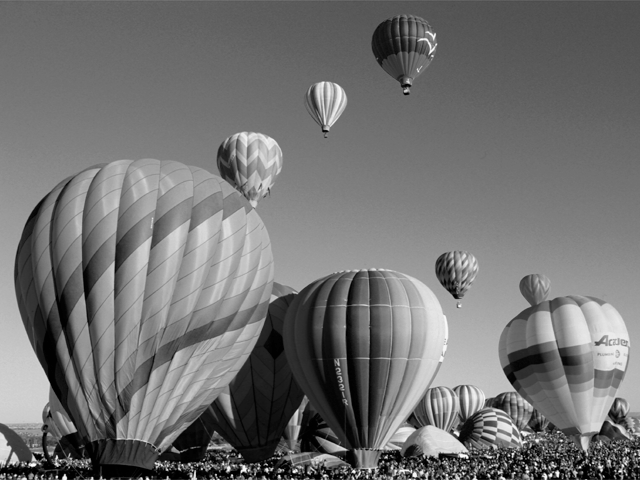
//> input picture images/balloons.bmp, 640 x 480 px
$ ./main   (built with g++ and OpenCV 4)
//> lines starting //> are read from the running program, lines starting //| are printed output that depends on the picture
//> further down, source is the input picture: 480 rows x 640 cols, CV_8UC1; min 0, max 255, mean 113.7
### src/lab8.h
//
// Created by barna on 4/29/2025.
//

#ifndef LAB8_PROJECT_H
#define LAB8_PROJECT_H
#include <opencv2/opencv.hpp>
using namespace std;
using namespace cv;

void nearestNeighborResize(const Mat& src, Mat& dst, double scale_x, double scale_y);

void bilinearResize(const Mat& src, Mat& dst, double scale_x, double scale_y);

float cubicInterpolate(float p[4], float x);

void bicubicResize(const Mat& src, Mat& dst, double scale_x, double scale_y);

void gaussianInterpolation(const Mat& src, Mat& dst, double scale_x, double scale_y, double sigma);

float gaussianKernel(int x, int y, double sigma);

void testResizeFunctions(const Mat& source);

#endif //LAB8_PROJECT_H

### src/lab8.cpp
//
// Created by barna on 4/29/2025.
//

#include "lab8.h"
#include <opencv2/opencv.hpp>
using namespace std;
using namespace cv;
#include <algorithm>
#include <vector>
#include <cmath>
#include <iostream>

// INFO:
    // static_cast<int> e folosit ca sa transformam un numar real in intreg
    // am nevoie de indexi intregi ca sa accesez pixelii din matrice

void nearestNeighborResize(const Mat& src, Mat& dst, double scale_x, double scale_y) {
//> called with scale_x = 0.5, scale_y = 0.5

    // calc noile dimensiuni ale imagii, practic factorul de redimensionare il dau ca si parametru pentru
    // scale_x si scale_y ca sa pot calcula dimensiunea noii imagini
    int new_width = static_cast<int>(src.cols * scale_x);
//> new_width = 320
    int new_height = static_cast<int>(src.rows * scale_y);
//> new_height = 240

    // dupa care initializez matricea destinatie cu noile dimensiuni
    dst = Mat(new_height, new_width, src.type());

    int channels = src.channels(); // nr de canale: 1 pentru grayscale, 3 pentru RGB
//> channels = 1

    // acum parcurg pixel cu pixel noua imagine
    // merg INVERS, adica prima data parcurg imaginea noua si dupa merg la cea veche
    for (int y = 0; y < new_height; ++y) {
        for (int x = 0; x < new_width; ++x) {
            // pentru fiecare pixel calculez pozitia din imaginea anterioata
            int orig_x = static_cast<int>(round(x / scale_x)); // calc coloana pixelului corespunzator din original
            int orig_y = static_cast<int>(round(y / scale_y)); // calc linia (randul) pixelului corespunzator din original

            // ma asiguri ca nu depasesc cadranul imaginii
            // daca x = 19 in imaginea marita (20 pixeli), orig_x = round(19 / 2.0) = 10
            // dar imaginea originala are index maxim 9 → risc sa ies din matrice
            // de asta folosesc min(orig_x, cols - 1) ca sa raman in limitele imaginii
            orig_x = min(orig_x, src.cols - 1);
            orig_y = min(orig_y, src.rows - 1);

            // setez noua val a pixelului in imaginea redimensionata
            if (channels == 1) {
                // imagine grayscale: copiem direct pixelul
                dst.at<uchar>(y, x) = src.at<uchar>(orig_y, orig_x);
            } else {
                // imagine color: copiem vectorul de 3 valori (B,G,R)
                Vec3b pixel = src.at<Vec3b>(orig_y, orig_x);
                dst.at<Vec3b>(y, x) = pixel;
            }
        }
    }
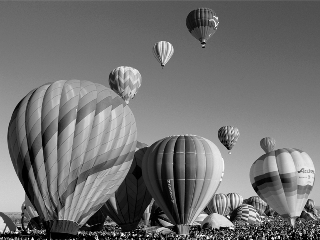
//> dst: 240 rows x 320 cols, CV_8UC1; min 0, max 253, mean 113.7
}

void bilinearResize(const Mat& src, Mat& dst, double scale_x, double scale_y) {
//> called with scale_x = 0.5, scale_y = 0.5
    // calculez noile dimensiuni in functie de factorii de scalare
    int new_width = static_cast<int>(src.cols * scale_x);
//> new_width = 320
    int new_height = static_cast<int>(src.rows * scale_y);
//> new_height = 240

    // initializez imaginea destinatie cu dimensiunile noi
    dst = Mat(new_height, new_width, src.type());

    int channels = src.channels();
//> channels = 1

    // parcurg fiecare pixel din imaginea redimensionata
    for (int y = 0; y < new_height; ++y) {
        for (int x = 0; x < new_width; ++x) {
            // aflu pozitia reala corespunzatoare in imaginea originala
            float gx = x / scale_x;
            float gy = y / scale_y;

            // calculez coltul stanga sus al patratului din care fac media
            int x1 = static_cast<int>(gx);
            int y1 = static_cast<int>(gy);

            // calculez coltul dreapta jos, fara sa ies din matrice
            int x2 = std::min(x1 + 1, src.cols - 1);
            int y2 = std::min(y1 + 1, src.rows - 1);

            // calculez distantele de la punctul real pana la x1 si y1
            float dx = gx - x1;
            float dy = gy - y1;

            if (channels == 1) {
                // extrag cei 4 pixeli vecini
                uchar p1 = src.at<uchar>(y1, x1); // stanga sus
                uchar p2 = src.at<uchar>(y1, x2); // dreapta sus
                uchar p3 = src.at<uchar>(y2, x1); // stanga jos
                uchar p4 = src.at<uchar>(y2, x2); // dreapta jos

                // aplic formula de interpolare biliniara
                // practic fac o medie ponderata a celor 4 pixeli vecini in functie de distanta fata de punctul rea
                float value = (1 - dx) * (1 - dy) * p1 +
                              dx * (1 - dy) * p2 +
                              (1 - dx) * dy * p3 +
                              dx * dy * p4;

                // salvez rezultatul in imaginea finala
                dst.at<uchar>(y, x) = static_cast<uchar>(value);
            } else {
                // pt fiecare canal RGB separat
                Vec3b p1 = src.at<Vec3b>(y1, x1);
                Vec3b p2 = src.at<Vec3b>(y1, x2);
                Vec3b p3 = src.at<Vec3b>(y2, x1);
                Vec3b p4 = src.at<Vec3b>(y2, x2);

                Vec3b value;
                for (int c = 0; c < 3; ++c) {
                    float v = (1 - dx) * (1 - dy) * p1[c] +
                              dx * (1 - dy) * p2[c] +
                              (1 - dx) * dy * p3[c] +
                              dx * dy * p4[c];
                    value[c] = static_cast<uchar>(v);
                }
                dst.at<Vec3b>(y, x) = value;
            }
        }
    }
}

float cubicInterpolate(float p[4], float x) {
    // formula de interpolare cubica o folosesc pentru a calcula valoarea unui pixel
    // pe baza valorilor celor patru pixeli vecini
    return p[1] + 0.5f * x * (p[2] - p[0] +
                              x * (2.0f*p[0] - 5.0f*p[1] + 4.0f*p[2] - p[3] +
                                   x * (3.0f*(p[1] - p[2]) + p[3] - p[0])));
}

void bicubicResize(const Mat& src, Mat& dst, double scale_x, double scale_y) {
//> called with scale_x = 0.5, scale_y = 0.5
    // calculez noile dimensiuni ale imaginii dupa redimensionare
    int new_width = static_cast<int>(src.cols * scale_x);
//> new_width = 320
    int new_height = static_cast<int>(src.rows * scale_y);
//> new_height = 240

    // creez o noua imagine cu noile dimensiuni
    dst = Mat(new_height, new_width, src.type());

    int channels = src.channels();
//> channels = 1

    // parcurg fiecare pixel al imaginii redimensionate
    for (int y = 0; y < new_height; ++y) {
        for (int x = 0; x < new_width; ++x) {
            // calculez coordonatele reale in imaginea sursa
            float gx = x / scale_x;
            float gy = y / scale_y;

            // pozitia pixelului in imaginea sursa la care vreau sa aplic interpolarea
            int x_int = static_cast<int>(gx);
            int y_int = static_cast<int>(gy);

            // diferenta fata de coordonatele intregi pt a face interpolare
            float dx = gx - x_int;
            float dy = gy - y_int;

            if (channels == 1) {
                // folosesc 4 valori de pixeli pentru interpolare pe coloana
                float col[4];
                for (int i = -1; i <= 2; ++i) {
                    float p[4];
                    for (int j = -1; j <= 2; ++j) {
                        // calc indecsii valizi pentru imagine
                        int xi = min(max(x_int + j, 0), src.cols - 1);
                        int yi = min(max(y_int + i, 0), src.rows - 1);

                        // si aici salvez valorile pixelilor pt interpolare
                        p[j + 1] = static_cast<float>(src.at<uchar>(yi, xi));
                    }
                    // aplic interpolarea cubica pe fiecare coloana
                    col[i + 1] = cubicInterpolate(p, dx);
                }
                // aplic interpolarea cubica pe rezultate pt a obtine valoarea finala
                float value = cubicInterpolate(col, dy);
                // ma asigur ca valoarea pixelului este in intervalul 0-255
                dst.at<uchar>(y, x) = static_cast<uchar>(min(max(value, 0.0f), 255.0f));
            } else {
                // bicubic pe fiecare canal RGB separat
                Vec3b value;
                for (int c = 0; c < 3; ++c) {
                    float col[4];
                    for (int i = -1; i <= 2; ++i) {
                        float p[4];
                        for (int j = -1; j <= 2; ++j) {
                            int xi = min(max(x_int + j, 0), src.cols - 1);
                            int yi = min(max(y_int + i, 0), src.rows - 1);
                            p[j + 1] = static_cast<float>(src.at<Vec3b>(yi, xi)[c]);
                        }
                        col[i + 1] = cubicInterpolate(p, dx);
                    }
                    float val = cubicInterpolate(col, dy);
                    value[c] = static_cast<uchar>(min(max(val, 0.0f), 255.0f));
                }
                dst.at<Vec3b>(y, x) = value;
            }
        }
    }
}

// functia pt calcularea valorii kernelului Gaussian
float gaussianKernel(int x, int y, double sigma) {
    // functia gaussiana o folosesc pt a calcula greutatea fiecarui pixel pe baza distantei fata de punctul central
    return exp(-(x * x + y * y) / (2 * sigma * sigma));
}

void gaussianInterpolation(const Mat& src, Mat& dst, double scale_x, double scale_y, double sigma) {
//> called with scale_x = 0.5, scale_y = 0.5, sigma = 1
    int new_width = static_cast<int>(src.cols * scale_x);
//> new_width = 320
    int new_height = static_cast<int>(src.rows * scale_y);
//> new_height = 240

    dst = Mat(new_height, new_width, src.type());

    int channels = src.channels();
//> channels = 1

    for (int y = 0; y < new_height; ++y) {
        for (int x = 0; x < new_width; ++x) {
            // calculez coordonatele reale
            float gx = x / scale_x;
            float gy = y / scale_y;

            // calc pozitia intrega a pixelului in imaginea sursa
            int x_int = static_cast<int>(gx);
            int y_int = static_cast<int>(gy);

            // parametrii pt a ma asigura ca nu depasesc limitele imaginii
            // acel + sau -1 este de fapt raza zonei vecine si momentan inseamna ca folosesc un kernel de 3x3, deci daca
            // modific aceste valori pot sa extind sau sa restrang zona
            // regula este sa foloesc - la start_x si start_y si + la end_x si end_y, pt ca altfel imaginea va fi
            // distorsionata sau uniforma => interpolare gresita

            // practic daca in loc de 1 folosesc 3 sau alta cifra, practic cresc zona de vecini de la 3x3 la 7x7
            // deci pixelul nou devine o medie ponderata mai mare
            // imaginea poate deveni mai neteda sau mai blurata, adica detaliile vor fii intinse mai mult, dar
            // se poate pierde si din claritate la text
            int start_x = std::max(x_int - 1, 0);
            int end_x = std::min(x_int + 1, src.cols - 1);
            int start_y = std::max(y_int - 1, 0);
            int end_y = std::min(y_int + 1, src.rows - 1);

            if (channels == 1) {
                float weighted_sum = 0.0f;
                float total_weight = 0.0f;

                // calculez suma ponderata a pixelilor vecini
                for (int dy = start_y; dy <= end_y; ++dy) {
                    for (int dx = start_x; dx <= end_x; ++dx) {
                        // calc greutatea fiecarui pixel folosind functia gaussiana
                        float weight = gaussianKernel(dx - x_int, dy - y_int, sigma);
                        weighted_sum += src.at<uchar>(dy, dx) * weight;
                        total_weight += weight;
                    }
                }

                // calculez valoarea finala a pixelului
                dst.at<uchar>(y, x) = static_cast<uchar>(weighted_sum / total_weight);
            } else {
                Vec3f weighted_sum(0.0f, 0.0f, 0.0f);
                float total_weight = 0.0f;
                for (int dy = start_y; dy <= end_y; ++dy) {
                    for (int dx = start_x; dx <= end_x; ++dx) {
                        float weight = gaussianKernel(dx - x_int, dy - y_int, sigma);
                        Vec3b pixel = src.at<Vec3b>(dy, dx);
                        // calc suma ponderata pe fiecare canal
                        weighted_sum[0] += pixel[0] * weight;
                        weighted_sum[1] += pixel[1] * weight;
                        weighted_sum[2] += pixel[2] * weight;
                        total_weight += weight;
                    }
                }
                Vec3b result;
                for (int c = 0; c < 3; ++c) {
                    result[c] = static_cast<uchar>(weighted_sum[c] / total_weight);
                }
                dst.at<Vec3b>(y, x) = result;
            }
        }
    }
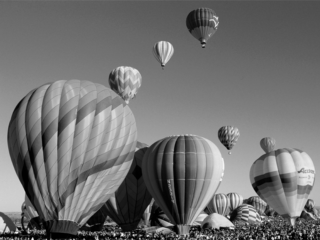
//> dst: 240 rows x 320 cols, CV_8UC1; min 0, max 246, mean 113.3
}

// functie pt calculul RMSE
double computeRMSE(const Mat& img1, const Mat& img2) {
    Mat diff;
    absdiff(img1, img2, diff);
    diff.convertTo(diff, CV_32F);
    diff = diff.mul(diff);

    Scalar sumSq = sum(diff);
    double rmse = sqrt(sumSq[0] / (img1.total()));
    return rmse;
}

void testResizeFunctions(const Mat& source) {
    // un vector cu factorii de scalare pe care ii testam
    vector<double> scale_factors = {0.5, 1.0, 2.0};

    // un vector cu valorile sigma folosite la interpolarea Gaussian ca sa vedem cum se comporat pt fiecare factor
    // cu cat factorul sigma este mai mare cu atat imaginea este mai neclara
    vector<double> sigma_values = {0.5, 1.0, 2.0};

    // pt fiecare factor de scalare testez toate metodele de redimensionare
    for (double scale_factor : scale_factors) {
        // timpii de exectutie pentru fiecare metoda in functie de factorii respectivi vor aparea in terminal
        cout << "----------------------------------------" << endl;
        cout << "Testare pentru scale factor = " << scale_factor << endl;

        // matrici pentru imaginile rezultate pt cele 3 metode, deoarece pt gausiana vom avea alt for deoarece vom testa
        // pe 3 valori ale parametrului sigma
        Mat resized_nn, resized_bilinear, resized_bicubic;

        // add comentariu
        Mat ocv_nn, ocv_bilinear, ocv_bicubic;

        int start, end;
        double duration;

        // -------------Nearest Neighbor Interpolation--------------

        // getTickCount()-este o metoda din OpenCV care masoara unitatile de timp interne de cand a inceput contorul de timp al sistemului
        // pe scurt, cu ajutorul acestei functii incep sa masor timpul de executie
        start = getTickCount();

        // aici apelez metoda de interpolare a celui mai apropiat vecin implementata mai sus pt a doua faza a proiectului
        nearestNeighborResize(source, resized_nn, scale_factor, scale_factor);

        // getTickCount-obtin nr de timpi interni la finalul functiei de redimensionare
        end = getTickCount();

        // calculez timpul de executie in secunde al algoritmului, unde:
        // (end - start) este nr de timpi in timpul executiei
        // getTickFrequency()-returneaza cati timpi are un secunda, deci impartind obtin timpul in secunde
        duration = (end - start) / getTickFrequency();
        cout << "Custom NN time: " << duration << " sec" << endl;

        resize(source, ocv_nn, Size(), scale_factor, scale_factor, INTER_NEAREST);
        double psnr_nn = PSNR(resized_nn, ocv_nn);
        double rmse_nn = computeRMSE(resized_nn, ocv_nn);
        cout << "NN PSNR vs OpenCV: " << psnr_nn << " dB | RMSE: " << rmse_nn << endl;

        imwrite("nn_custom_" + to_string(scale_factor) + ".png", resized_nn);
        imwrite("nn_opencv_" + to_string(scale_factor) + ".png", ocv_nn);

        // ---------- Bilinear ----------
        start = getTickCount();
        bilinearResize(source, resized_bilinear, scale_factor, scale_factor);
        end = getTickCount();
        duration = (end - start) / getTickFrequency();
        cout << "Custom Bilinear time: " << duration << " sec" << endl;

        resize(source, ocv_bilinear, Size(), scale_factor, scale_factor, INTER_LINEAR);
        double psnr_bilinear = PSNR(resized_bilinear, ocv_bilinear);
        double rmse_bilinear = computeRMSE(resized_bilinear, ocv_bilinear);
        cout << "Bilinear PSNR vs OpenCV: " << psnr_bilinear << " dB | RMSE: " << rmse_bilinear << endl;

        imwrite("bilinear_custom_" + to_string(scale_factor) + ".png", resized_bilinear);
        imwrite("bilinear_opencv_" + to_string(scale_factor) + ".png", ocv_bilinear);

        // ---------- Bicubic ----------
        start = getTickCount();
        bicubicResize(source, resized_bicubic, scale_factor, scale_factor);
        end = getTickCount();
        duration = (end - start) / getTickFrequency();
        cout << "Custom Bicubic time: " << duration << " sec" << endl;

        resize(source, ocv_bicubic, Size(), scale_factor, scale_factor, INTER_CUBIC);
        double psnr_bicubic = PSNR(resized_bicubic, ocv_bicubic);
        double rmse_bicubic = computeRMSE(resized_bicubic, ocv_bicubic);
        cout << "Bicubic PSNR vs OpenCV: " << psnr_bicubic << " dB | RMSE: " << rmse_bicubic << endl;

        imwrite("bicubic_custom_" + to_string(scale_factor) + ".png", resized_bicubic);
        imwrite("bicubic_opencv_" + to_string(scale_factor) + ".png", ocv_bicubic);

        // ---------- Gaussian ----------
        for (double sigma : sigma_values) {
            Mat resized_gauss;
            start = getTickCount();
            gaussianInterpolation(source, resized_gauss, scale_factor, scale_factor, sigma);
            end = getTickCount();
            duration = (end - start) / getTickFrequency();
            cout << "Gaussian time (sigma=" << sigma << "): " << duration << " sec" << endl;
            imwrite("gaussian_scale_" + to_string(scale_factor) + "_sigma_" + to_string(sigma) + ".png", resized_gauss);

            // Comparatie cu OpenCV: blur + resize bilinear (echivalent aproximativ) pt ca opencv nu are flag pt interpolarea gaussiana
            Mat ocv_blurred, ocv_simulated;
            GaussianBlur(source, ocv_blurred, Size(0, 0), sigma);
            resize(ocv_blurred, ocv_simulated, Size(), scale_factor, scale_factor, INTER_LINEAR);

            // Calculeaza metricile
            double psnr = PSNR(resized_gauss, ocv_simulated);
            double rmse = computeRMSE(resized_gauss, ocv_simulated);
            cout << "PSNR Gaussian vs OpenCV simulation: " << psnr << endl;
            cout << "RMSE Gaussian vs OpenCV simulation: " << rmse << endl;
        }
    }
//> this loop made 3 passes
//> (psnr_nn, sumSq in computeRMSE, rmse in computeRMSE, rmse_nn, psnr_bilinear, sumSq in computeRMSE (second call), rmse in computeRMSE (second call), rmse_bilinear) on passes 1 to 3: (361.2, Scalar(0), 0, 0, 28.19, Scalar(7573789), 9.93, 9.93), (361.2, Scalar(0), 0, 0, 361.2, Scalar(0), 0, 0), (25.14, Scalar(244746896), 14.11, 14.11, 34.24, Scalar(30098525), 4.95, 4.95)
//| NN PSNR vs OpenCV: 361.202 dB | RMSE: 0
//| Bilinear PSNR vs OpenCV: 28.1913 dB | RMSE: 9.93061
//| Bicubic PSNR vs OpenCV: 27.685 dB | RMSE: 10.5267
//| NN PSNR vs OpenCV: 361.202 dB | RMSE: 0
//| Bilinear PSNR vs OpenCV: 361.202 dB | RMSE: 0
//| Bicubic PSNR vs OpenCV: 361.202 dB | RMSE: 0
//| NN PSNR vs OpenCV: 25.1384 dB | RMSE: 14.113
//| Bilinear PSNR vs OpenCV: 34.2402 dB | RMSE: 4.94917
//| Bicubic PSNR vs OpenCV: 33.405 dB | RMSE: 5.44869
//> pass 1, in testResizeFunctions, `resize(source, ocv_bilinear, Size(), scale_factor, scale_factor, INTER..`:
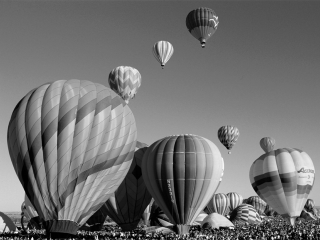
//> ocv_bilinear: 240 rows x 320 cols, CV_8UC1; min 0, max 252, mean 113.8
//> pass 1, in computeRMSE (call 2), `absdiff(img1, img2, diff);`:
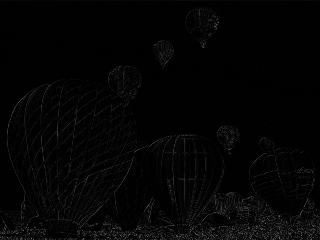
//> diff: 240 rows x 320 cols, CV_8UC1; min 0, max 123, mean 4.3
}

### main.cpp
#include <opencv2/opencv.hpp>
#include "src/lab8.h"
using namespace std;
using namespace cv;

int main() {

    Mat source = imread("C:\\Users\\barna\\OneDrive\\Desktop\\an3-sem2\\pi\\lab\\laboratoare\\lab8\\Image_Processing_UTCN_Labs\\images\\balloons.bmp",IMREAD_GRAYSCALE);
    imshow("Original Image", source);

    Mat resized_img;
    double scale_factor = 0.5; // redimensionare la 100%
    nearestNeighborResize(source, resized_img, scale_factor, scale_factor);
   // imshow("Nearest Neighbor Resize", resized_img);

    Mat resized_bilinear;
    bilinearResize(source, resized_bilinear, scale_factor, scale_factor);
  //  imshow("Bilinear Resize", resized_bilinear);

    Mat resized_bicubic;
    bicubicResize(source,resized_bicubic,scale_factor,scale_factor);
  //  imshow("Bicubic Resize", resized_bicubic);

    // pentru parametrul sigma- daca este mai mic intre 0.5 si 1 atunci rezultatul va fi mai clar si daca este mai mare
    // atunci pixelii mai indepartati vor influenta, adica vor adaga o forma de estompare usoara
    Mat resized_gauss;
    double sigma=1.0;
    gaussianInterpolation(source,resized_gauss,scale_factor,scale_factor,sigma);
  //  imshow("Gussian Resize", resized_bicubic);

  // apelez metoda de testare astfel incat sa observ cum se comporta fiecare interpolare implementata in functie de anumiti factori
    testResizeFunctions(source);

    waitKey();

    return 0;
}
